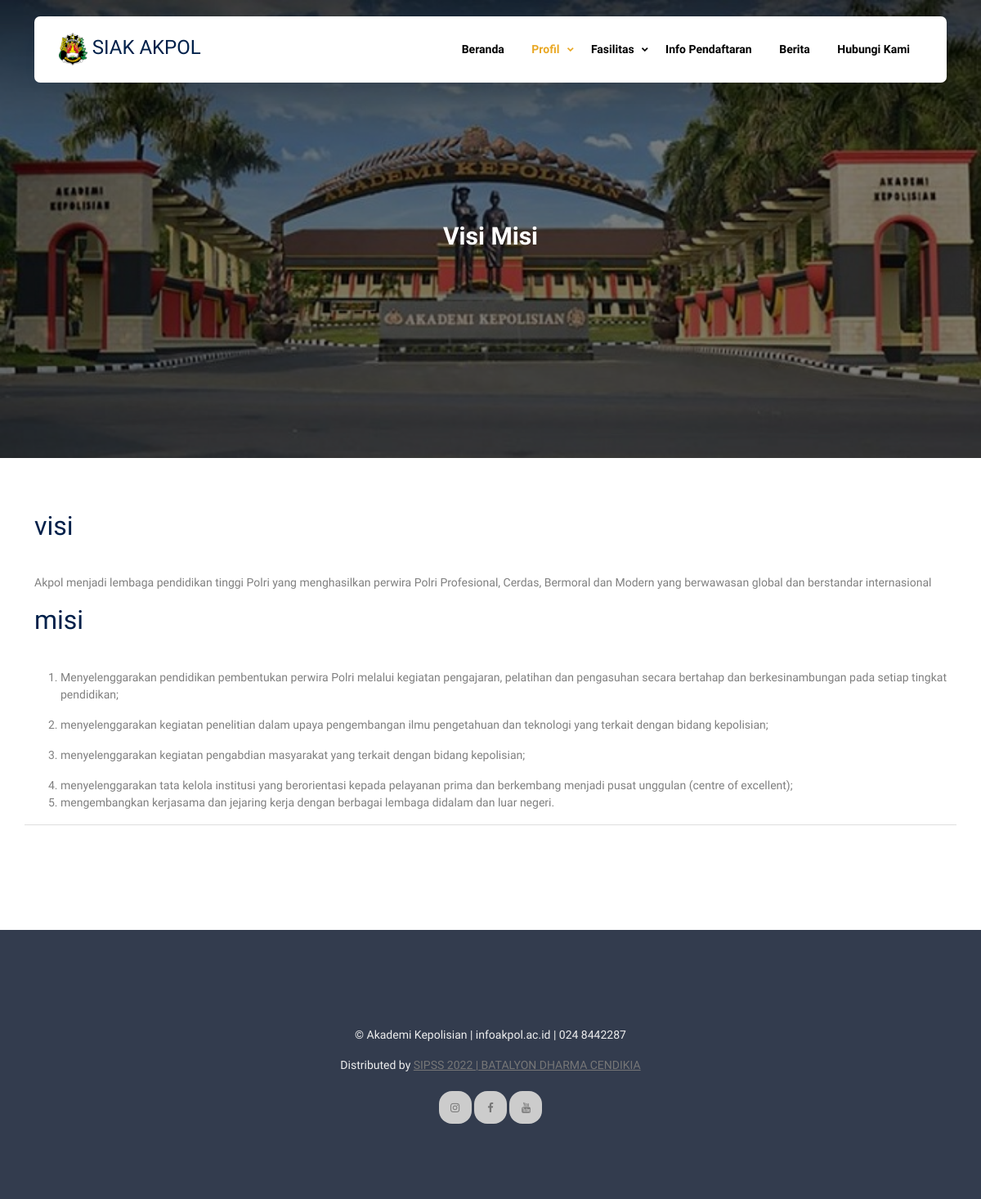
Page /index.php/profil on the committed database.
### tables this page shows
CREATE TABLE `profil` (
  `id` int(11) NOT NULL,
  `isi` text NOT NULL,
  `jenis` enum('visi','misi','sejarah') NOT NULL
);

### application/views/user/layout/content.php (called while the page is built)
<?php
  if ($isi) {
    $this->load->view($isi);
  }
?>

### application/views/user/layout/wrapper.php (called while the page is built)
<?php
require_once('head.php');
require_once('header.php');
require_once('content.php');
require_once('footer.php');
?>

### application/controllers/Profil.php (called while the page is built, shortened)
<?php
class Profil extends CI_Controller {
	function __construct(){
        $this->load->model('M_fasilitas');
        $this->load->model('M_profil');
        $this->load->model('M_berita');
    }
	public function index()
	{
		$data = array(	'title'		=> 'Profil',
						'active'	=> 'profil',
						'isi'		=> 'user/profil/visi',
						'vismis'	=> $this->M_profil->profil(),
						'fas' 		=> $this->M_fasilitas->tampil_fasilitas());
		$this->load->view('user/layout/wrapper', $data, FALSE);
	}
}

### index.php (called while the page is built, shortened)
<?php
require_once BASEPATH.'core/CodeIgniter.php';

### application/models/M_profil.php (called while the page is built, shortened)
<?php
class M_profil extends CI_Model {
   function profil(){
    return $this->db->query('SELECT * FROM profil')->result_array();
   }
}

### application/views/user/profil/visi.php (the view, shortened to what this page needs)
<div
      class="hero page-inner overlay"
      style="background-image: url('<?php echo base_url()?>assets/image/back.jpg')">
      <div class="container">
        <div class="row justify-content-center align-items-center">
          <div class="col-lg-9 text-center mt-5">
            <h1 class="heading" data-aos="fade-up">Visi Misi</h1>
          </div>
        </div>
      </div>
    </div>
        <div class="section">
      <div class="container">
        <div class="row text-left mb-5">
          <?php foreach ($vismis as $x): ?>
          <div class="col-12">
            <h2 class="font-weight-bold heading text-primary mb-4"><?= $x['jenis'] ?></h2>
          </div>
          <div class="col-lg-12">
            <p class="text-black-50">
              <?= $x['isi'] ?>
            </p>
          </div>
          <?php endforeach ?>
          <hr>
        </div>
      </div>
    </div>

### rows in the picture
profil: jenis "visi", isi "Akpol menjadi lembaga pendidikan tinggi Polri yang menghasilkan perwira Polri Profesional, Cerdas, Bermoral dan Modern yang berwawasan global dan berstandar internasional"
profil: jenis "misi", isi "Menyelenggarakan pendidikan pembentukan perwira Polri melalui kegiatan pengajaran, pelatihan dan pengasuhan secara bertahap dan berkesinambungan pada setiap tingkat pendidikan; menyelenggarakan kegiatan penelitian dalam upaya pengembangan ilmu pengetahuan dan teknologi yang terkait dengan bidang kepolisian; menyelenggarakan kegiatan pengabdian masyarakat yang terkait dengan bidang kepolisian; menyelenggarakan tata kelola institusi yang berorientasi kepada pelayanan prima dan berkembang menjadi pusat unggulan (centre of excellent); mengembangkan kerjasama dan jejaring kerja dengan berbagai lembaga didalam dan luar negeri."
